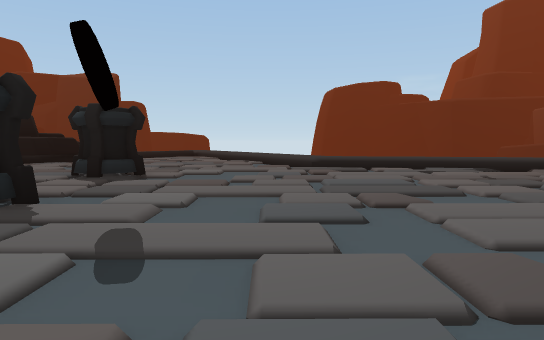
[1] (above)

16 first-person views from a walk through a 3-D level made in the Unity game engine. The camera is 1.2 m above the floor, tilts 4° down and sees 70° across. The floor is counted in squares, 2 m on a side. Each view is taken from the middle of a square. On the plan, view 1 faces up. The plan holds only what a view shows up to about 11 squares ahead; the rest is blank. The place goes on beyond the plan. The player is left out. Door leaves are left out, so doorways stand open. Some surface patterns are stand-ins.

[2]
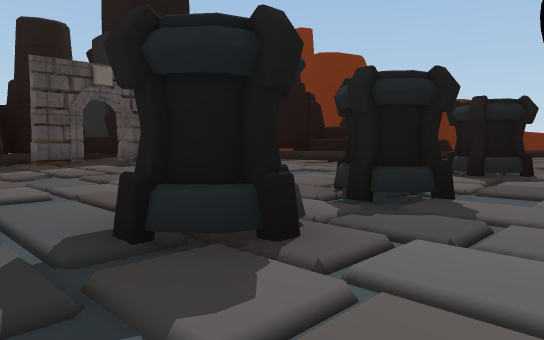

[3]
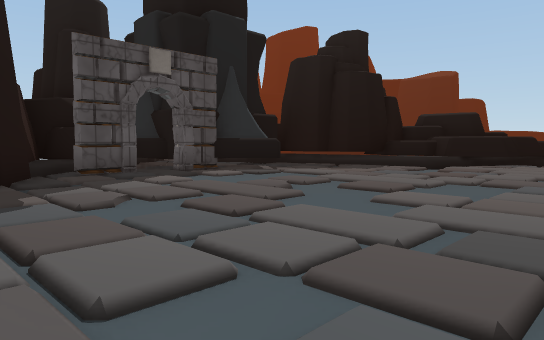

[4]
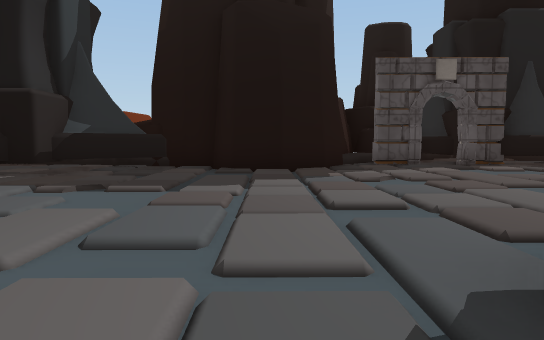

[5]
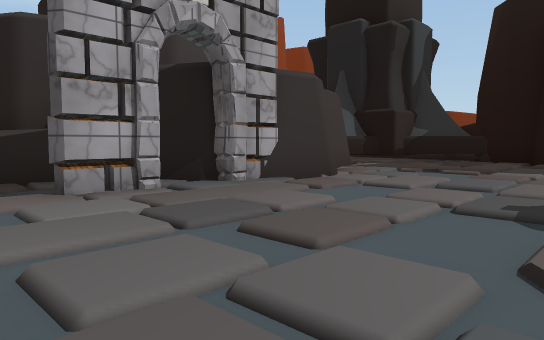

[6]
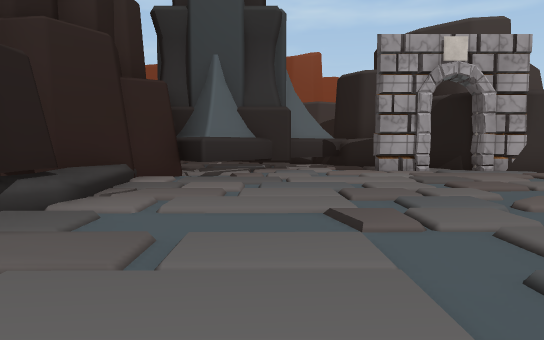

[7]
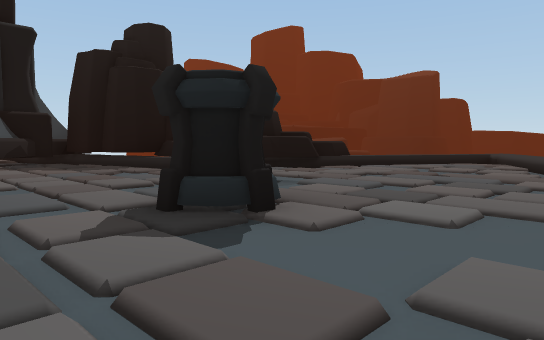

[8]
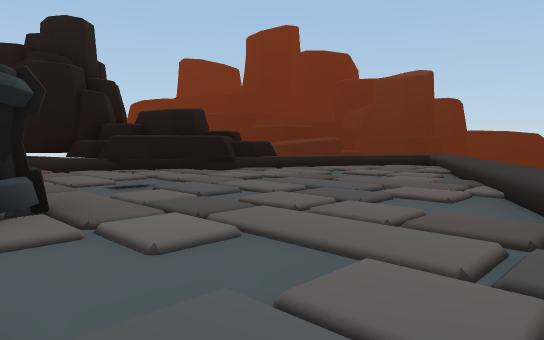

[9]
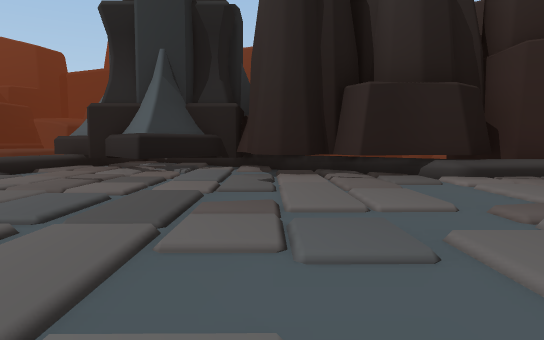

[10]
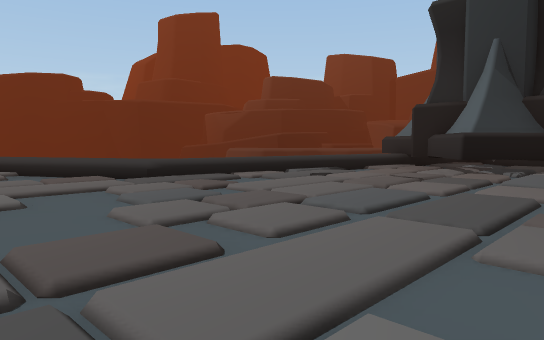

[11]
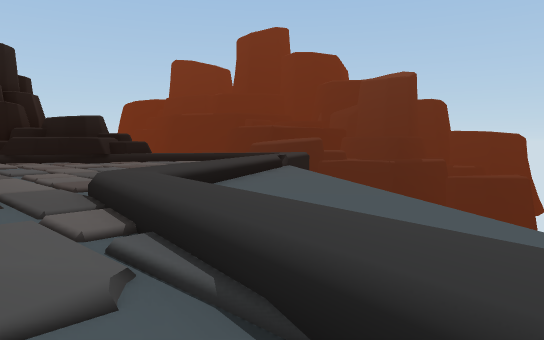

[12]
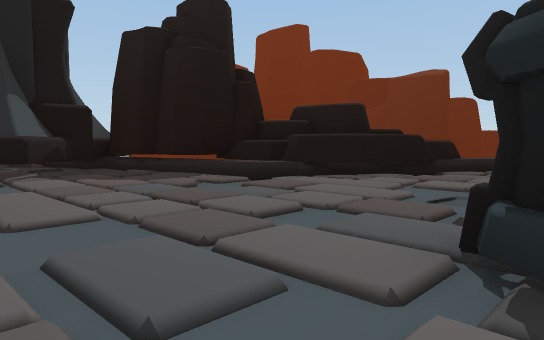

[13]
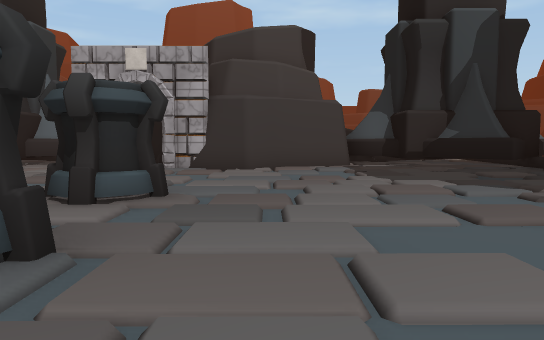

[14]
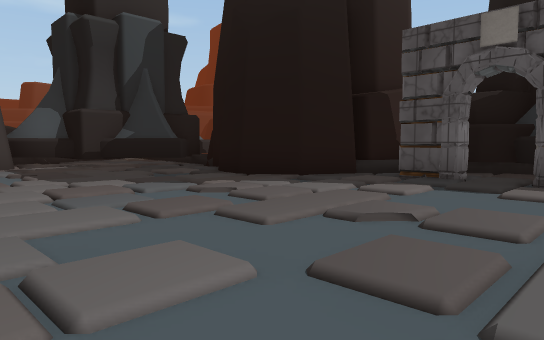

[15]
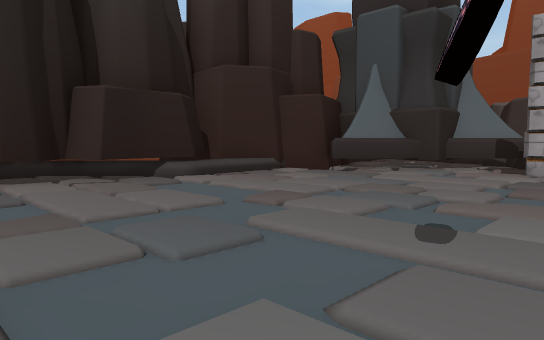

[16]
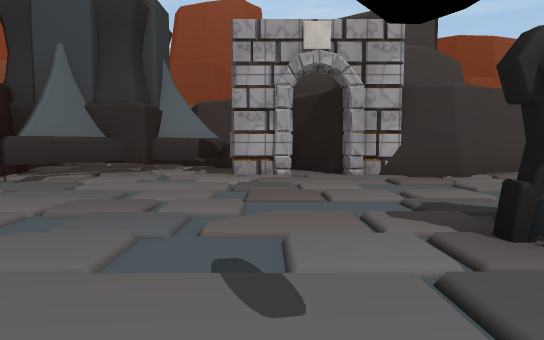

### Floor plan
Key: @ floor where view 1 was taken; # wall or solid block; . main floor; - floor 0.25 m lower than the main floor; : floor 0.5 m higher than the main floor; / step, stairs or slope; D open door; = window, fence, low wall or low ledge; ^ raised ledge; v drop or lower ground; O other object.
Columns run from 14 left of view 1 to 9 right of it. Each row starts with its distance up from view 1.
 18           ==
 17          v==v
 16          =.-/v
 15         v//./=vv
 14       #^#.-..=--v
 13       ##/---///--vv
 12      ###..-...==---v
 11     ####.....-/=----
 10 #  ##==..-.....=::/--=v
  9 # ##/--..--......./=:=##
  8   #.-.----OO--.-.....###
  7   ##.....-.O--......##
  6  ###.-..-.-.........##
  5  #D.--..-...........#
  4  #D.--.-..OO-.---..##
  3  ##--------O----...##
  2  ##.-.-....O--..--##
  1   ##.....-OO...-..##
  0    ##....-..--@.../#
 -1    #.-....-....--//#
 -2    ##-..----....--.#
 -3    ###.---##D..-####
 -4     ##./######-.##
 -5      ####   #^^##
 -6               ^##
 -7              #^^#

Where each view was taken, in squares from view 1:
view 1: 0 up, 0 right, facing up
view 2: 0 up, 1 left, facing up-left
view 3: 0 up, 4 left, facing up-left
view 4: 0 up, 2 left, facing left
view 5: 1 up, 1 right, facing down-left
view 6: 5 up, 2 right, facing down
view 7: 5 up, 0 right, facing up-left
view 8: 7 up, 1 right, facing up-left
view 9: 4 up, 2 left, facing right
view 10: 4 up, 2 left, facing up-right
view 11: 8 up, 6 right, facing up-left
view 12: 5 up, 3 left, facing up-left
view 13: 6 up, 5 left, facing down
view 14: 6 up, 5 left, facing down-left
view 15: 5 up, 2 left, facing down-right
view 16: 4 up, 1 left, facing down
